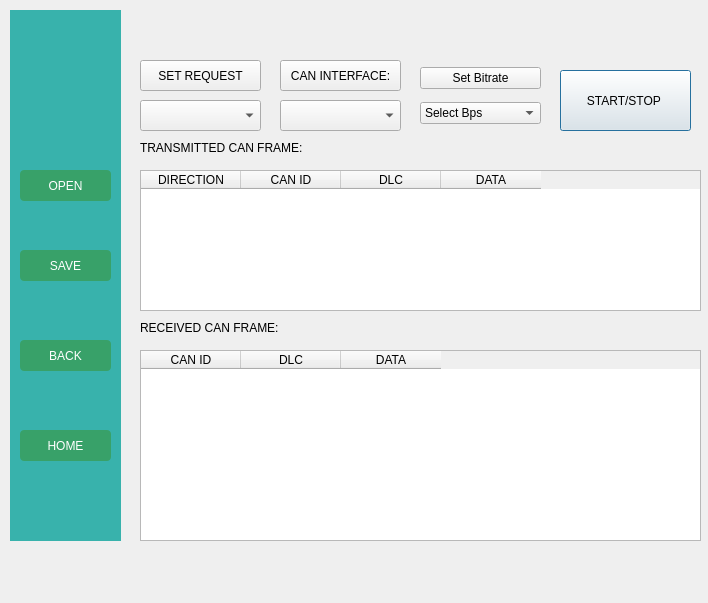
<?xml version="1.0" encoding="UTF-8"?>
<ui version="4.0">
 <class>mazda_signal</class>
 <widget class="QDialog" name="mazda_signal">
  <property name="geometry">
   <rect>
    <x>0</x>
    <y>0</y>
    <width>708</width>
    <height>603</height>
   </rect>
  </property>
  <property name="windowTitle">
   <string>Dialog</string>
  </property>
  <widget class="QPushButton" name="pushButton">
   <property name="geometry">
    <rect>
     <x>560</x>
     <y>70</y>
     <width>131</width>
     <height>61</height>
    </rect>
   </property>
   <property name="text">
    <string>START/STOP </string>
   </property>
   <property name="checkable">
    <bool>true</bool>
   </property>
  </widget>
  <widget class="QWidget" name="sidebar" native="true">
   <property name="geometry">
    <rect>
     <x>10</x>
     <y>10</y>
     <width>111</width>
     <height>531</height>
    </rect>
   </property>
   <property name="styleSheet">
    <string notr="true">background-color: #38B2AC;
</string>
   </property>
   <widget class="QPushButton" name="buttonHome">
    <property name="geometry">
     <rect>
      <x>10</x>
      <y>420</y>
      <width>91</width>
      <height>31</height>
     </rect>
    </property>
    <property name="styleSheet">
     <string notr="true">background-color: #38A169; color: white;
border-radius: 4px;</string>
    </property>
    <property name="text">
     <string>HOME</string>
    </property>
   </widget>
   <widget class="QPushButton" name="buttonSave">
    <property name="geometry">
     <rect>
      <x>10</x>
      <y>240</y>
      <width>91</width>
      <height>31</height>
     </rect>
    </property>
    <property name="styleSheet">
     <string notr="true">background-color: #38A169; color: white;
border-radius: 4px;</string>
    </property>
    <property name="text">
     <string>SAVE</string>
    </property>
   </widget>
   <widget class="QLabel" name="labelMazda">
    <property name="geometry">
     <rect>
      <x>10</x>
      <y>10</y>
      <width>91</width>
      <height>101</height>
     </rect>
    </property>
    <property name="styleSheet">
     <string notr="true">image: url(:/Assets/result_mazda-logo-2018-vertical-download.png);</string>
    </property>
    <property name="text">
     <string/>
    </property>
   </widget>
   <widget class="QPushButton" name="buttonOpen">
    <property name="geometry">
     <rect>
      <x>10</x>
      <y>160</y>
      <width>91</width>
      <height>31</height>
     </rect>
    </property>
    <property name="styleSheet">
     <string notr="true">background-color: #38A169; color: white;
border-radius: 4px;</string>
    </property>
    <property name="text">
     <string>OPEN</string>
    </property>
   </widget>
   <widget class="QPushButton" name="buttonReturn">
    <property name="geometry">
     <rect>
      <x>10</x>
      <y>330</y>
      <width>91</width>
      <height>31</height>
     </rect>
    </property>
    <property name="styleSheet">
     <string notr="true">background-color: #38A169; color: white;
border-radius: 4px;</string>
    </property>
    <property name="text">
     <string>BACK</string>
    </property>
   </widget>
   <zorder>buttonHome</zorder>
   <zorder>buttonSave</zorder>
   <zorder>labelMazda</zorder>
   <zorder>buttonReturn</zorder>
   <zorder>buttonOpen</zorder>
  </widget>
  <widget class="QPushButton" name="BtnSetRequest">
   <property name="geometry">
    <rect>
     <x>140</x>
     <y>60</y>
     <width>121</width>
     <height>31</height>
    </rect>
   </property>
   <property name="text">
    <string>SET REQUEST</string>
   </property>
  </widget>
  <widget class="QTableWidget" name="tableWidgetRequest">
   <property name="geometry">
    <rect>
     <x>140</x>
     <y>170</y>
     <width>561</width>
     <height>141</height>
    </rect>
   </property>
   <column>
    <property name="text">
     <string>DIRECTION</string>
    </property>
   </column>
   <column>
    <property name="text">
     <string>CAN ID</string>
    </property>
   </column>
   <column>
    <property name="text">
     <string>DLC</string>
    </property>
   </column>
   <column>
    <property name="text">
     <string>DATA</string>
    </property>
   </column>
  </widget>
  <widget class="QLabel" name="labelCOM_3">
   <property name="geometry">
    <rect>
     <x>140</x>
     <y>140</y>
     <width>211</width>
     <height>16</height>
    </rect>
   </property>
   <property name="styleSheet">
    <string notr="true">font: 12pt &quot;Segoe UI&quot;;
color: black;</string>
   </property>
   <property name="text">
    <string>TRANSMITTED CAN FRAME:</string>
   </property>
  </widget>
  <widget class="QWidget" name="layoutWidget">
   <property name="geometry">
    <rect>
     <x>420</x>
     <y>60</y>
     <width>121</width>
     <height>71</height>
    </rect>
   </property>
   <layout class="QVBoxLayout" name="verticalLayout">
    <item>
     <widget class="QPushButton" name="pushButton_2">
      <property name="text">
       <string>Set Bitrate</string>
      </property>
     </widget>
    </item>
    <item>
     <widget class="QComboBox" name="Cmbbitrate">
      <item>
       <property name="text">
        <string>Select Bps</string>
       </property>
      </item>
      <item>
       <property name="text">
        <string>125000</string>
       </property>
      </item>
      <item>
       <property name="text">
        <string>250000</string>
       </property>
      </item>
      <item>
       <property name="text">
        <string>500000</string>
       </property>
      </item>
      <item>
       <property name="text">
        <string>1000000</string>
       </property>
      </item>
      <item>
       <property name="text">
        <string>2000000</string>
       </property>
      </item>
     </widget>
    </item>
   </layout>
  </widget>
  <widget class="QTableWidget" name="tableWidgetResponse">
   <property name="geometry">
    <rect>
     <x>140</x>
     <y>350</y>
     <width>561</width>
     <height>191</height>
    </rect>
   </property>
   <column>
    <property name="text">
     <string>CAN ID</string>
    </property>
   </column>
   <column>
    <property name="text">
     <string>DLC</string>
    </property>
   </column>
   <column>
    <property name="text">
     <string>DATA</string>
    </property>
   </column>
  </widget>
  <widget class="QComboBox" name="comboBoxRequest">
   <property name="geometry">
    <rect>
     <x>140</x>
     <y>100</y>
     <width>121</width>
     <height>31</height>
    </rect>
   </property>
   <item>
    <property name="text">
     <string/>
    </property>
   </item>
   <item>
    <property name="text">
     <string>Vehicle Speed</string>
    </property>
   </item>
   <item>
    <property name="text">
     <string>Engine Speed </string>
    </property>
   </item>
   <item>
    <property name="text">
     <string>Diagnostic</string>
    </property>
   </item>
   <item>
    <property name="text">
     <string/>
    </property>
   </item>
   <item>
    <property name="text">
     <string/>
    </property>
   </item>
   <item>
    <property name="text">
     <string/>
    </property>
   </item>
  </widget>
  <widget class="QComboBox" name="cmbCANInterface">
   <property name="geometry">
    <rect>
     <x>280</x>
     <y>100</y>
     <width>121</width>
     <height>31</height>
    </rect>
   </property>
  </widget>
  <widget class="QLabel" name="labelCOM_4">
   <property name="geometry">
    <rect>
     <x>140</x>
     <y>320</y>
     <width>191</width>
     <height>16</height>
    </rect>
   </property>
   <property name="styleSheet">
    <string notr="true">font: 12pt &quot;Segoe UI&quot;;
color: black;</string>
   </property>
   <property name="text">
    <string>RECEIVED CAN FRAME:</string>
   </property>
  </widget>
  <widget class="QPushButton" name="btCANInterface">
   <property name="geometry">
    <rect>
     <x>280</x>
     <y>60</y>
     <width>121</width>
     <height>31</height>
    </rect>
   </property>
   <property name="text">
    <string>CAN INTERFACE:</string>
   </property>
  </widget>
 </widget>
 <resources/>
 <connections/>
</ui>
